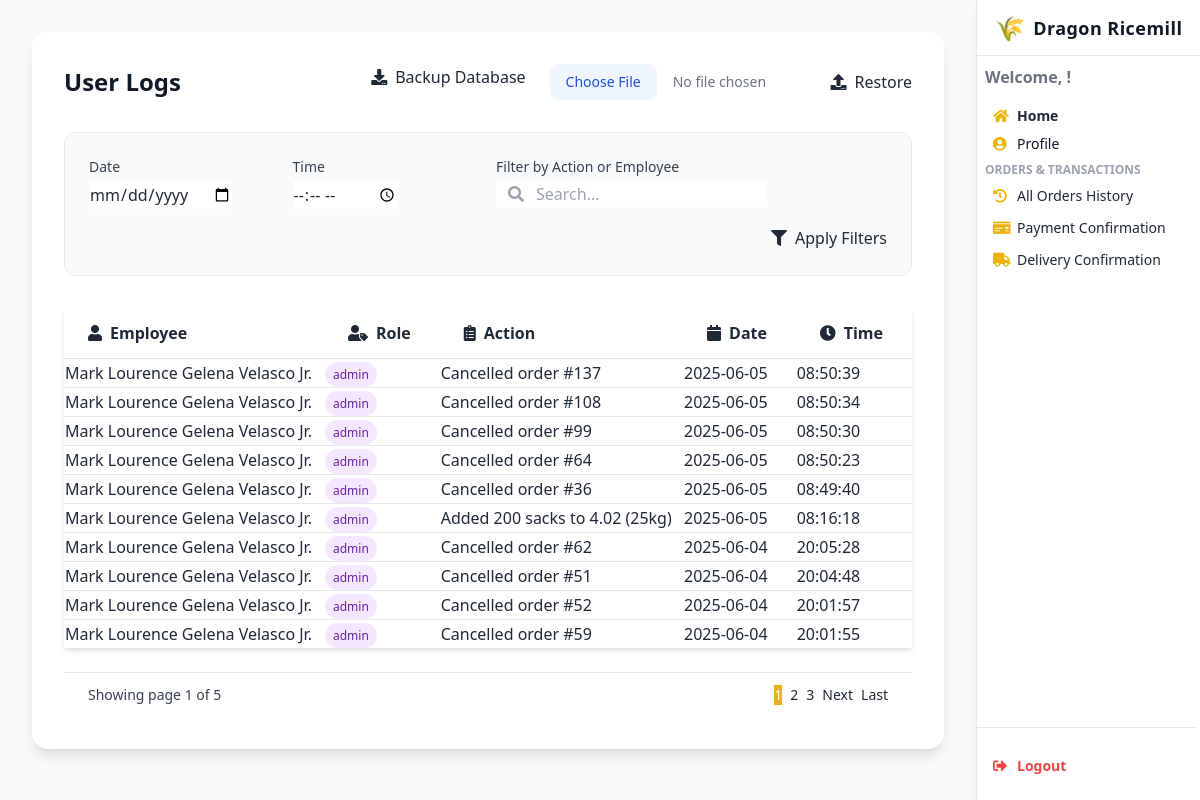
/logs/, run on the app's committed database.
### webapp/models.py (models this page shows)
class UserLog(models.Model):
    employee = models.ForeignKey('Employee', on_delete=models.CASCADE, db_column='employee_id')
    action_type = models.CharField(max_length=255)
    timestamp = models.DateTimeField(auto_now_add=True)
    class Meta:
        db_table = 'user_logs'

### webapp/views.py (the view, shortened to what this page needs)
# urls.py: path('logs/', views.user_logs, name='logs'),
def user_logs(request):
    filter_date = request.GET.get('date')
    filter_time = request.GET.get('time')
    filter_action = request.GET.get('action', '').lower()
    with connection.cursor() as cursor:
        cursor.execute("""
            SELECT ul.id, ul.action_type, ul.timestamp,
                   (e.FirstName || ' ' || COALESCE(e.MiddleName, '') || ' ' || e.LastName || ' ' || COALESCE(e.Suffix, '')) AS employee_name,
                   e.Role
            FROM user_logs ul
            JOIN employee e ON ul.employee_id = e.EmployeeID
            ORDER BY ul.timestamp DESC
        """)
        logs = cursor.fetchall()
    log_entries = []
    for log in logs:
        timestamp = log[2]
        if isinstance(timestamp, dt):  # ✅ Use alias safely
            date_str = timestamp.strftime("%Y-%m-%d")
            time_str = timestamp.strftime("%H:%M:%S")
        else:
            date_str = ''
            time_str = ''
        log_entries.append({
            'id': log[0],
            'details': log[1],
            'date': date_str,
            'time': time_str,
            'employee_name': log[3].strip(),
            'role': log[4] or 'N/A',
        })
    if filter_date:
        log_entries = [log for log in log_entries if log['date'] == filter_date]
    if filter_time:
        log_entries = [log for log in log_entries if log['time'] == filter_time]
    paginator = Paginator(log_entries, 10)
    page_number = request.GET.get('page')
    page_obj = paginator.get_page(page_number)
    return render(request, 'logs.html', {
        'logs': page_obj,
        'page_obj': page_obj,
    })

### webapp/templates/logs.html (shortened to what this page needs)
{% load humanize %}
<!DOCTYPE html>
<html lang="en">
<head>
  <script src="https://cdn.tailwindcss.com"></script>
  <link href="https://cdnjs.cloudflare.com/ajax/libs/font-awesome/5.15.3/css/all.min.css" rel="stylesheet" />
</head>
<body class="bg-gray-50 text-gray-800 min-h-screen font-sans leading-relaxed overflow-x-hidden">
<header id="sidebar" class="fixed top-0 right-0 h-screen w-56 bg-white shadow-lg flex flex-col z-40 border-l border-gray-200 transition-transform duration-300 ease-in-out lg:translate-x-0">
  <div class="h-14 flex items-center justify-center border-b border-gray-200">
    <a href="#" class="flex items-center space-x-2 select-none text-gray-900 font-bold text-lg tracking-wide">
      <span class="text-yellow-500 text-2xl">🌾</span>
      <span>Dragon Ricemill</span>
    </a>
  </div>
  <nav class="flex-1 flex flex-col py-1 pr-1 overflow-y-auto scrollbar-hide">
    <div class="px-2 py-1">
      <span class="block text-1 text-gray-500 font-semibold mb-3">Welcome, {{ request.session.user_name }}!</span>
      <a href="{% url 'dashboard' %}" class="flex items-center space-x-2 px-2 py-1 rounded text-sm hover:bg-yellow-50 font-semibold hover:text-yellow-600 transition">
        <i class="fas fa-home w-4 text-yellow-500"></i><span>Home</span>
      </a>
      <a href="{% url 'profile' %}" class="flex items-center space-x-2 px-2 py-1 rounded text-sm hover:bg-yellow-50 hover:text-yellow-600 transition text-gray-900">
        <i class="fas fa-user-circle w-4 text-yellow-500"></i><span>Profile</span>
      </a>
    </div>
    <div class="mb-2 px-2">
      <p class="uppercase text-xs font-semibold text-gray-400 mb-1">Orders & Transactions</p>
      <a href="{% url 'allorder_history' %}" class="flex items-center space-x-2 px-2 py-1 rounded text-sm hover:bg-yellow-50 hover:text-yellow-600 transition ">
        <i class="fas fa-history w-4 text-yellow-500"></i><span>All Orders History</span>
      </a>
      <a href="{% url 'payment_confirmation' 0 %}" class="flex items-center space-x-2 px-2 py-1 rounded text-sm hover:bg-yellow-50 hover:text-yellow-600 transition mt-1">
        <i class="fas fa-money-check w-4 text-yellow-500"></i><span>Payment Confirmation</span>
      </a>
      <a href="{% url 'delivery_confirmation' 0 %}" class="flex items-center space-x-2 px-2 py-1 rounded text-sm hover:bg-yellow-50 hover:text-yellow-600 transition mt-1">
        <i class="fas fa-truck w-4 text-yellow-500"></i><span>Delivery Confirmation</span>
      </a>
    </div>
    <div class="border-t border-gray-200 mt-auto px-2 py-4">
      <a href="{% url 'logout' %}" onclick="return confirm('Logout?');" class="flex items-center space-x-2 px-2 py-1 rounded text-sm hover:bg-red-100 hover:text-red-600 transition font-semibold text-red-500 mt-2">
        <i class="fas fa-sign-out-alt w-4"></i><span>Logout</span>
      </a>
    </div>
  </nav>
</header>
<div id="mainContent" class="lg:mr-56 min-h-screen bg-gray-50 transition-all duration-300">
  <main class="max-w-screen-xl mx-auto px-4 py-8 sm:px-6 lg:px-8">
    <div class="bg-white rounded-2xl shadow-lg p-8">
      <div class="flex justify-between items-center mb-8">
        <h1 class="text-2xl font-bold text-gray-900">User Logs</h1>
        <div class="flex space-x-4">
          <form method="post" action="{% url 'backup_database' %}" class="inline">
            <button type="submit" class="btn btn-secondary">
              <i class="fas fa-download mr-2"></i>Backup Database
            </button>
          </form>
          <form method="post" action="{% url 'restore_database' %}" enctype="multipart/form-data" class="inline-flex items-center space-x-2">
            <div class="relative">
              <input type="file" name="backup_file" accept=".sql" required
                     class="block w-full text-sm text-gray-500
                            file:mr-4 file:py-2 file:px-4
                            file:rounded-lg file:border-0
                            file:text-sm file:font-medium
                            file:bg-blue-50 file:text-blue-700
                            hover:file:bg-blue-100
                            cursor-pointer">
            </div>
            <button type="submit" class="btn btn-success">
              <i class="fas fa-upload mr-2"></i>Restore
            </button>
          </form>
        </div>
      </div>
      <form method="get" class="mb-8 bg-gray-50 p-6 rounded-xl border border-gray-200">
        <div class="grid grid-cols-1 md:grid-cols-4 gap-4">
          <div>
            <label for="date" class="block text-sm font-medium text-gray-700 mb-1">Date</label>
            <input type="date" name="date" value="{{ request.GET.date }}"
                   class="input-field" />
          </div>
          <div>
            <label for="time" class="block text-sm font-medium text-gray-700 mb-1">Time</label>
            <input type="time" name="time" value="{{ request.GET.time }}"
                   class="input-field" />
          </div>
          <div class="md:col-span-2">
            <label for="action" class="block text-sm font-medium text-gray-700 mb-1">Filter by Action or Employee</label>
            <div class="relative">
              <input type="text" name="action" value="{{ request.GET.action }}"
                     placeholder="Search..."
                     class="input-field pl-10" />
              <div class="absolute inset-y-0 left-0 pl-3 flex items-center pointer-events-none">
              </div>
            </div>
          </div>
        </div>
        <div class="mt-4 flex justify-end">
          <button type="submit" class="btn btn-primary">
            <i class="fas fa-filter mr-2"></i>Apply Filters
          </button>
        </div>
      </form>
      <div class="table-container">
        <div class="overflow-x-auto">
          <table class="min-w-full divide-y divide-gray-200">
            <thead>
              <tr>
                <th class="table-header px-6 py-3">
                  <div class="flex items-center">
                    <i class="fas fa-user mr-2"></i>Employee
                  </div>
                </th>
                <th class="table-header px-6 py-3">
                  <div class="flex items-center">
                    <i class="fas fa-user-tag mr-2"></i>Role
                  </div>
                </th>
                <th class="table-header px-6 py-3">
                  <div class="flex items-center">
                    <i class="fas fa-clipboard-list mr-2"></i>Action
                  </div>
                </th>
                <th class="table-header px-6 py-3">
                  <div class="flex items-center">
                    <i class="fas fa-calendar mr-2"></i>Date
                  </div>
                </th>
                <th class="table-header px-6 py-3">
                  <div class="flex items-center">
                    <i class="fas fa-clock mr-2"></i>Time
                  </div>
                </th>
              </tr>
            </thead>
            <tbody class="bg-white divide-y divide-gray-200">
              {% for log in logs %}
                <tr class="log-row hover:bg-gray-50 transition-colors"
                    data-date="{{ log.date }}"
                    data-time="{{ log.time }}"
                    data-action="{{ log.details|lower }}"
                    data-employee="{{ log.employee_name|lower }}"
                    data-role="{{ log.role|lower }}">
                  <td class="table-cell font-medium">{{ log.employee_name }}</td>
                  <td class="table-cell">
                    <span class="px-2 py-1 text-xs font-medium rounded-full
                      {% if log.role == 'admin' %} bg-purple-100 text-purple-800
                      {% elif log.role == 'employee' %} bg-blue-100 text-blue-800
                      {% elif log.role == 'cashier' %} bg-green-100 text-green-800
                      {% else %} bg-gray-100 text-gray-800{% endif %}">
                      {{ log.role }}
                    </span>
                  </td>
                  <td class="table-cell">{{ log.details }}</td>
                  <td class="table-cell">{{ log.date }}</td>
                  <td class="table-cell">{{ log.time }}</td>
                </tr>
              {% endfor %}
            </tbody>
          </table>
        </div>
      </div>
      {% if page_obj.has_other_pages %}
      <div class="mt-6 flex items-center justify-between border-t border-gray-200 bg-white px-4 py-3 sm:px-6">
        <div class="hidden sm:flex sm:flex-1 sm:items-center sm:justify-between">
          <div>
            <p class="text-sm text-gray-700">
              Showing page <span class="font-medium">{{ page_obj.number }}</span> of
              <span class="font-medium">{{ page_obj.paginator.num_pages }}</span>
            </p>
          </div>
          <div class="flex space-x-2">
            {% for num in page_obj.paginator.page_range %}
              {% if num == page_obj.number %}
                <span class="btn bg-yellow-500 text-white text-sm cursor-default">{{ num }}</span>
              {% elif num > page_obj.number|add:'-3' and num < page_obj.number|add:'3' %}
                <a href="?page={{ num }}" class="btn btn-secondary text-sm">{{ num }}</a>
              {% endif %}
            {% endfor %}
            {% if page_obj.has_next %}
              <a href="?page={{ page_obj.next_page_number }}" class="btn btn-secondary text-sm">Next</a>
              <a href="?page={{ page_obj.paginator.num_pages }}" class="btn btn-secondary text-sm">Last</a>
            {% endif %}
          </div>
        </div>
      </div>
      {% endif %}
    </div>
  </main>
</div>
</body>
</html>

### webapp/templates/logs.html (style rules this page uses)
body { font-family: 'Inter', sans-serif; }
html { scroll-behavior: smooth; }
.scrollbar-hide { -ms-overflow-style: none; scrollbar-width: none; }
.table-container { @apply rounded-lg border border-gray-200 overflow-hidden; box-shadow: 0 4px 6px -1px rgba(0, 0, 0, 0.1), 0 2px 4px -1px rgba(0, 0, 0, 0.06); }
.table-header { @apply bg-gray-50 text-xs font-medium text-gray-500 uppercase tracking-wider; }
.table-cell { @apply px-6 py-4 whitespace-nowrap text-sm text-gray-900; }
.btn { @apply px-4 py-2 rounded-lg font-medium transition duration-200 focus:outline-none focus:ring-2 focus:ring-offset-2; }
.btn-primary { @apply bg-yellow-500 text-white hover:bg-yellow-600 focus:ring-yellow-500; }
.btn-secondary { @apply bg-blue-600 text-white hover:bg-blue-700 focus:ring-blue-500; }
.btn-success { @apply bg-green-600 text-white hover:bg-green-700 focus:ring-green-500; }
.input-field { @apply border-gray-300 focus:ring-yellow-500 focus:border-yellow-500 block w-full shadow-sm sm:text-sm rounded-lg; }

### data on the page
UserLog: employee_name "Mark Lourence Gelena Velasco Jr.", role "admin", details "Cancelled order #137", date "2025-06-05", time "08:50:39"
UserLog: employee_name "Mark Lourence Gelena Velasco Jr.", role "admin", details "Cancelled order #108", date "2025-06-05", time "08:50:34"
UserLog: employee_name "Mark Lourence Gelena Velasco Jr.", role "admin", details "Cancelled order #99", date "2025-06-05", time "08:50:30"
UserLog: employee_name "Mark Lourence Gelena Velasco Jr.", role "admin", details "Cancelled order #64", date "2025-06-05", time "08:50:23"
UserLog: employee_name "Mark Lourence Gelena Velasco Jr.", role "admin", details "Cancelled order #36", date "2025-06-05", time "08:49:40"
UserLog: employee_name "Mark Lourence Gelena Velasco Jr.", role "admin", details "Added 200 sacks to 4.02 (25kg)", date "2025-06-05", time "08:16:18"
UserLog: employee_name "Mark Lourence Gelena Velasco Jr.", role "admin", details "Cancelled order #62", date "2025-06-04", time "20:05:28"
UserLog: employee_name "Mark Lourence Gelena Velasco Jr.", role "admin", details "Cancelled order #51", date "2025-06-04", time "20:04:48"
UserLog: employee_name "Mark Lourence Gelena Velasco Jr.", role "admin", details "Cancelled order #52", date "2025-06-04", time "20:01:57"
UserLog: employee_name "Mark Lourence Gelena Velasco Jr.", role "admin", details "Cancelled order #59", date "2025-06-04", time "20:01:55"

### other printed values
{{ page_obj.number }} "1"
{{ page_obj.paginator.num_pages }} "5"
{{ num }} "1"
{{ num }} "2" "3"
